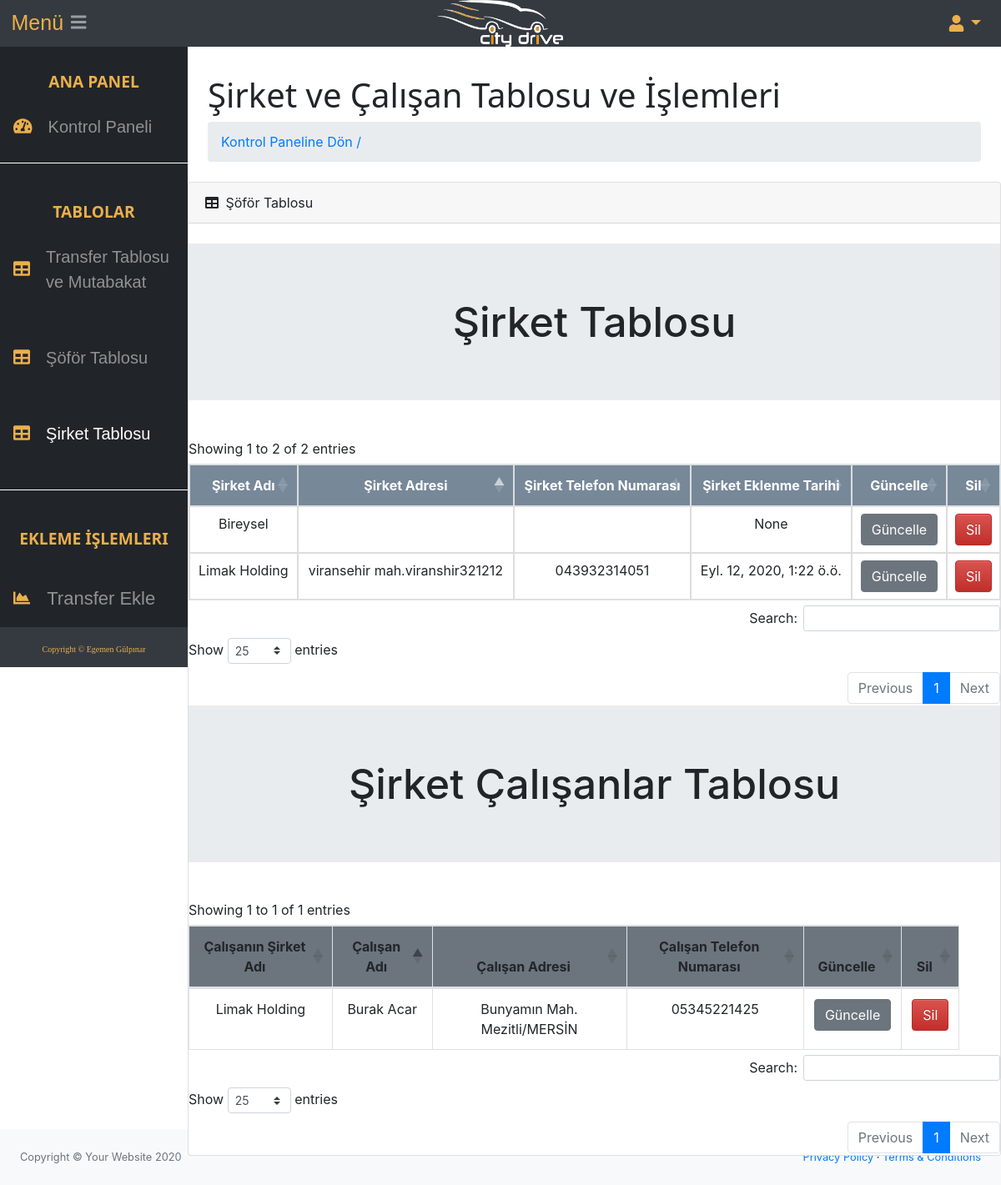
Screenshot of /sirket_tablo/ with the database file from the repository.
### sirketapp/models.py (models this page shows, shortened)
class Sirket(models.Model):
    sirket_adi = models.CharField(max_length =50,verbose_name = "Şirket Adı",default="",blank=True)
    sirket_adresi = models.CharField(max_length=150,verbose_name="Şirket Adresi",default="",blank=True)
    sirket_no = models.CharField(max_length=20,verbose_name="Şirket Tel No",default="",blank=True)
    created_date = models.DateTimeField(verbose_name="Oluşturulma Tarihi",null=True)
    def __str__(self):
        return str(self.sirket_adi)
    class Meta:
        ordering=['-created_date']

class SirketCalisan(models.Model):
    sirket_bilgi = models.ForeignKey(Sirket,on_delete = models.CASCADE,verbose_name="Şirket Bilgisi",related_name ="sirket_bilgi",null=True)
    calisan_adi = models.CharField(max_length =50,verbose_name = "Çalışan Adı",default="",blank=True)
    calisan_soyad = models.CharField(max_length =50,verbose_name = "Çalışan Soyadı",default="",blank=True)
    calisan_TC_NO = models.CharField(max_length =12,null=True,verbose_name="Çalışan TC NO")
    calisan_ev_adresi = models.CharField(max_length=150,verbose_name ="Çalışan Ev Adresi",default="",blank=True)
    calisan_is_adresi = models.CharField(max_length=150,verbose_name ="Çalışan İş Adresi",default="",blank=True)
    calisan_tel_no = models.CharField(max_length=20,verbose_name="Çalışan Telefon No",default="",blank=True)
    created_date = models.DateTimeField(default=now , editable= True,blank=True,null=True,verbose_name="Oluşturulma Tarihi")
    class Meta:
        ordering=['-created_date']

### transferapp/views.py (the view)
# urls.py: path('sirket_tablo/', views.sirket_tablosu, name = "sirket_tablo"),
def sirket_tablosu(request):
    sirketler = Sirket.objects.all()
    calisanlar = SirketCalisan.objects.all()
    return render(request,"sirket_tablo.html",{"sirketler":sirketler,"calisanlar":calisanlar})

### templates/sirket_tablo.html (shortened to what this page needs)
<!DOCTYPE html>
{% load static %}
{% load crispy_forms_tags %}
<html lang="en">
    <head>
        <link href="{% static 'css/styles.css' %}" rel="stylesheet" />
         <link href="{% static 'css/table_custom.css' %}" rel="stylesheet" />
       <link href="{% static 'css/deneme.css' %}" rel="stylesheet" />
        <link rel="stylesheet" type="text/css" href="https://cdn.datatables.net/v/bs4/dt-1.10.21/sl-1.3.1/datatables.min.css"/>
        <link href="https://cdn.datatables.net/1.10.20/css/dataTables.bootstrap4.min.css" rel="stylesheet" />
    </head>
    <body>
        {% include "navbar2.html"%}
            <div id="layoutSidenav_content" style="margin-top:-60px;  " >
                <main>
                    <div class="container-fluid">
                       <h1 class="mt-4" style="font-size:40px; color:#212529; font-weight: 500; font-family: Segoe UI;">Şirket ve Çalışan Tablosu ve İşlemleri</h1>
                        <ol class="breadcrumb mb-4">
                            <li class="breadcrumb-item"><a href="{% url 'transferapp:ana_kontrol_panel'  %}">Kontrol Paneline Dön  / </a></li>
                        </ol>
                        </div>
                        <div class="card mb-4">
                            <div class="card-header">
                                <i class="fas fa-table mr-1"></i>
                                Şöför Tablosu
                            </div>
<br>
 <div style="   margin-left: auto;
  margin-right: auto;" >
                             <div class="jumbotron jumbotron-fluid "style="width:100%;text-align:center" >
  <h1 class="display-10" style = "text-align:center ;margin:0px;font-size:50px">Şirket  Tablosu</h1 >
  </div>
                                            <table class="table table-bordered "  id="dataTable" width="100%"  cellspacing="0">
                                               <thead>
                                            <tr>
                                                <th style="text-align:center">Şirket Adı</th>
                                               <th style="text-align:center">Şirket Adresi</th>
                                                <th style="text-align:center">Şirket Telefon Numarası</th>
                                                <th style="text-align:center">Şirket Eklenme Tarihi</th>
                                               <th style="text-align:center">Güncelle</th>
                                                <th style="text-align:center">Sil</th>
                                            </tr>
                                        </thead>
                                        <tbody>
                                            {% for sirket in sirketler  %}
                                            <tr>
                                                <td style="text-align:center"> {{sirket.sirket_adi}} </td>
                                                <td style="text-align:center">{{sirket.sirket_adresi}}</td>
                                                <td style="text-align:center">{{sirket.sirket_no}}</td>
                                                <td style="text-align:center">{{sirket.created_date}}</td>
                                                <td style="text-align: center;"><a href= "{% url 'transferapp:sirket_update' sirket.id%}" class = "btn btn-secondary" style="text-align: center;"> Güncelle </a> </td>
      <td style="text-align: center; font-size: 16px;"><a href= "{% url 'transferapp:sirket_tablo_delete' sirket.id %}" class = "btn btn-danger" onclick="return confirm('DİKKAT! Şirketi Sileseniz,Bu Şirkete Bağlı Transferler ve Çalışanlarda Silinir.                             EMİN MİSİNİZ?');" style="font-size: 16px;"  > Sil </a> </td>
                                            </tr>
                                           {% endfor %}
                                        </tbody>
                              </table>
                               <div style="   margin-left: auto;
  margin-right: auto;" >
                              <div class="jumbotron jumbotron-fluid "style="width:100%;text-align:center" >
  <h1 class="display-10" style = "text-align:center ;margin:0px;font-size:50px">Şirket Çalışanlar Tablosu</h1 >
  </div>
     <table class="table table-bordered bg-secondary  " id="dataTable2"  width="95%"  cellspacing="0" >
                                               <thead>
                                            <tr>
                                                <th style="text-align:center">Çalışanın Şirket Adı</th>
                                                <th style="text-align:center">Çalışan Adı</th>
                                                <th style="text-align:center">Çalışan Adresi</th>
                                                  <th style="text-align:center">Çalışan Telefon Numarası</th>
                                               <th style="text-align:center">Güncelle</th>
                                                <th style="text-align:center">Sil</th>
                                            </tr>
                                        </thead>
                                        <tbody>
                                            {% for calisan in calisanlar  %}
                                            <tr>
                                             <td style="text-align:center"> {{calisan.sirket_bilgi}} </td>
                                             <td style="text-align:center"> {{calisan.calisan_adi}} {{calisan.calisan_soyad}} </td>
                                                <td style="text-align:center">{{calisan.calisan_ev_adresi}}</td>
                                                <td style="text-align:center">{{calisan.calisan_tel_no}}</td>
                                                  <td style="text-align: center;"><a href= "{% url 'transferapp:sirket_eleman_update' calisan.id%}" class = "btn btn-secondary" style="text-align: center;"> Güncelle </a> </td>
                                             <td style="text-align: center; font-size: 16px;"><a href= "{% url 'transferapp:sirket_calisan_delete' calisan.id %}"  onclick="return confirm('DİKKAT! Bu Şirket Çalışanını Silmek İstediğinizden                              EMİN MİSİNİZ?');"  class = "btn btn-danger" style="font-size: 16px;"  > Sil </a> </td>
                                             {% endfor %}
                                            </tr>
                                        </tbody>
                              </table>
                                  </div>
                              </div>
                                </div>
                            </div>
                            <link rel="stylesheet" type="text/css" href="https://cdn.datatables.net/v/bs-3.3.7/jq-2.2.4/jszip-3.1.3/pdfmake-0.1.27/dt-1.10.15/b-1.3.1/b-html5-1.3.1/b-print-1.3.1/r-2.1.1/rg-1.0.0/datatables.min.css"/>
<link type="text/css" href="//gyrocode.github.io/jquery-datatables-checkboxes/1.2.12/css/dataTables.checkboxes.css" rel="stylesheet" />
                <footer class="py-4 bg-light mt-auto">
                    <div class="container-fluid">
                        <div class="d-flex align-items-center justify-content-between small">
                            <div class="text-muted">Copyright &copy; Your Website 2020</div>
                            <div>
                                <a href="#">Privacy Policy</a>
                                &middot;
                                <a href="#">Terms &amp; Conditions</a>
                            </div>
                        </div>
                    </div>
                </footer>
<link rel="stylesheet" href="https://stackpath.bootstrapcdn.com/bootstrap/3.4.1/css/bootstrap-theme.min.css">
    </body>
</html>

### templates/navbar2.html (shortened to what this page needs)
<!DOCTYPE html>
{% load crispy_forms_tags %}
{% load static %}
<html lang="en">
<head>
 <link href="{% static 'css/styles.css' %}" rel="stylesheet" />
       <link href="{% static 'css/table_custom.css' %}" rel="stylesheet" />
        <link href="{% static 'css/deneme.css' %}" rel="stylesheet" />
       <link href="{% static 'css/fontawesome-free/css/all.min.css' %}" rel="stylesheet" type="text/css" />
        <link href="https://cdn.datatables.net/1.10.20/css/dataTables.bootstrap4.min.css" rel="stylesheet" />
</head>
<body class="sb-nav-fixed ">
        <nav class="sb-topnav navbar navbar-expand navbar-dark bg-dark" >
            &#160; &#160;<a class= href="index.html" style="color:#ebaf4c; font-size:25px; font-family:Arial ">Menü</a>
              <a class= href="#">
     <img class="logo-img" src="{% static 'resimler/Proje_logo_beyaz_son.png' %}" style="width:150px;"  alt="Logo">
  </a>
            <button class="btn btn-link btn-sm order-1 order-lg-0" id="sidebarToggle" href="#"><i class="fas fa-bars" style="font-size:21px;"></i></button>
            <ul class="navbar-nav ml-auto ml-md-6">
                <li class="nav-item dropdown">
                    <a class="nav-link dropdown-toggle" style="color:#ebaf4c; font-size:20px" id="userDropdown" href="#" role="button" data-toggle="dropdown" aria-haspopup="true" aria-expanded="True"><i class="fas fa-user fa-fw"></i></a>
                </li>
            </ul>
        </nav>
           <div id="layoutSidenav">
            <div id="layoutSidenav_nav">
                <nav class="sb-sidenav accordion sb-sidenav-dark" id="sidenavAccordion" >
                    <div class="sb-sidenav-menu">
                        <div class="nav">
                            <div class="sb-sidenav-menu-heading" style="color:#ebaf4c;text-align:center; font-size: 1.2rem; font-family:Segoe UI">Ana Panel</div>
                            <a class="nav-link"style="color:#; font-size:20px; font-family:Arial" href="{% url 'transferapp:ana_kontrol_panel'  %}">
                                <div class="sb-nav-link-icon" style="color:#ebaf4c; font-size:20px"><i class="fas fa-tachometer-alt"></i></div>
                                &#160;&#160;Kontrol Paneli
                          </a><hr style="width:100%;border-top:1px solid white"> </a> </hr>
                            <div class="sb-sidenav-menu-heading" style="color:#ebaf4c;text-align:center; font-size: 1.2rem; font-family:Segoe UI">Tablolar</div>
                            <a class="nav-link" style="color:#;  font-size:20px; font-family:Arial " href="{% url 'transferapp:kontrol_paneli'  %}">
                                <div class="sb-nav-link-icon" style="color:#ebaf4c;font-size:20px"><i class="fas fa-table"></i></div>
                                &#160;&#160;Transfer Tablosu &#160;&#160;ve&#160;Mutabakat
                            </a>
                            <br><br>
                           <a class="nav-link" style="color:#;  font-size:20px; font-family:Arial; margin-top:-11px; " href="{% url 'transferapp:sofor_tablo'  %}">
                                <div class="sb-nav-link-icon" style="color:#ebaf4c;font-size:20px ; "><i class="fas fa-table"></i></div>
                                &#160;&#160;Şöför Tablosu
                            </a>
                             <br><br>
                                <a class="nav-link" style="color:#;  font-size:20px; font-family:Arial; margin-top:-11px; " href="{% url 'transferapp:sirket_tablo'  %}">
                                <div class="sb-nav-link-icon" style="color:#ebaf4c;font-size:20px ; "><i class="fas fa-table"></i></div>
                                &#160;&#160;Şirket Tablosu
                            </a>
                            <br>
                             </a><hr style="width:100%;border-top:1px solid white"> </a> </hr>
                             <div class="sb-sidenav-menu-heading" style="color:#ebaf4c;text-align:center; font-size: 1.2rem; font-family:Segoe UI">Ekleme İşlemleri</div>
                            <a class="nav-link" style="color:#;  font-size:22px; font-family:Arial"  href="{% url 'transferapp:transfer_ekle'%}">
                               <br><br> <div class="sb-nav-link-icon" style="color:#ebaf4c; font-size:20px"> <i class="fas fa-chart-area"></i></div>
                                &#160;&#160;Transfer Ekle
                        </div>
                    </div>
                    <div class="sb-sidenav-footer" style="text-align:center">
                          <span style="color:#ebaf4c;font-family:Arial Black;font-size:10px;text-align:center">Copyright &copy; Egemen Gülpınar</span>
                    </div>
                </nav>
            </div>
        <link rel="stylesheet" href="https://stackpath.bootstrapcdn.com/bootstrap/3.4.1/css/bootstrap-theme.min.css">
</body>
</html>

### static/css/table_custom.css (style rules this page uses)
#dataTable td, #dataTable th { border: 1px solid #ddd; padding: 8px; text-align: center; margin-left: auto; margin-right: auto; }
table.dataTable tbody { background-color: white; }
#dataTable th { padding-top: 12px; padding-bottom: 12px; text-align: center; background-color: lightslategray; color: white; }

### static/css/deneme.css (style rules this page uses)
.logo-img { float: none; position: absolute; top: 50%; left: 50%; transform: translate(-50%, -50%); height: 100%; width: 8%; }
.sb-sidenav .sb-sidenav-menu .nav .sb-sidenav-menu-heading { padding: 1.75rem 1rem 0.75rem; font-size: 0.75rem; font-weight: bold; text-transform: uppercase; }

### rows the page displays
Sirket: sirket_adi "Limak Holding", sirket_adresi "viransehir mah.viranshir321212", sirket_no "043932314051", created_date "Eyl. 12, 2020, 1:22 ö.ö."
Sirket: sirket_adi "Bireysel", created_date "None"
SirketCalisan: sirket_bilgi "Limak Holding", calisan_adi "Burak", calisan_soyad "Acar", calisan_ev_adresi "Bunyamın Mah. Mezitli/MERSİN", calisan_tel_no "05345221425"
